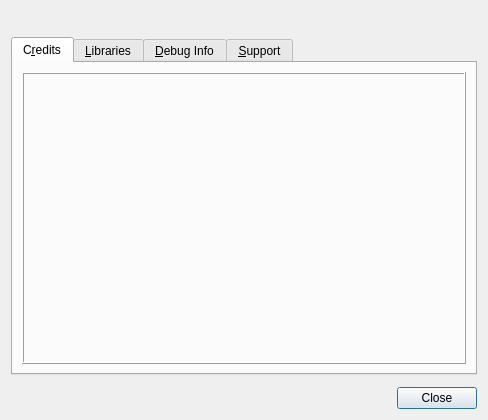
<?xml version="1.0" encoding="UTF-8"?>
<ui version="4.0">
 <class>AboutDialog</class>
 <widget class="QDialog" name="AboutDialog">
  <property name="geometry">
   <rect>
    <x>0</x>
    <y>0</y>
    <width>488</width>
    <height>420</height>
   </rect>
  </property>
  <property name="windowTitle">
   <string>About GCN MemCard Recover</string>
  </property>
  <layout class="QVBoxLayout" name="vboxDialog">
   <property name="spacing">
    <number>12</number>
   </property>
   <item>
    <layout class="QHBoxLayout" name="hboxPrgTitle" stretch="1,2">
     <item>
      <widget class="QLabel" name="lblMcRecoverLogo">
       <property name="sizePolicy">
        <sizepolicy hsizetype="Minimum" vsizetype="Minimum">
         <horstretch>0</horstretch>
         <verstretch>0</verstretch>
        </sizepolicy>
       </property>
       <property name="pixmap">
        <pixmap resource="../resources/mcrecover/mcrecover.qrc">:/mcrecover/128x128/mcrecover.png</pixmap>
       </property>
       <property name="alignment">
        <set>Qt::AlignCenter</set>
       </property>
      </widget>
     </item>
     <item>
      <widget class="QLabel" name="lblPrgTitle">
       <property name="alignment">
        <set>Qt::AlignCenter</set>
       </property>
       <property name="textInteractionFlags">
        <set>Qt::LinksAccessibleByKeyboard|Qt::LinksAccessibleByMouse|Qt::TextBrowserInteraction|Qt::TextSelectableByKeyboard|Qt::TextSelectableByMouse</set>
       </property>
      </widget>
     </item>
    </layout>
   </item>
   <item>
    <widget class="QTabWidget" name="tabWidget">
     <property name="currentIndex">
      <number>0</number>
     </property>
     <widget class="QWidget" name="tabCredits">
      <attribute name="title">
       <string>C&amp;redits</string>
      </attribute>
      <layout class="QVBoxLayout" name="vboxCreditsTab">
       <item>
        <widget class="QFrame" name="fraCredits">
         <property name="frameShape">
          <enum>QFrame::Box</enum>
         </property>
         <property name="frameShadow">
          <enum>QFrame::Raised</enum>
         </property>
         <layout class="QVBoxLayout" name="vboxCredits">
          <property name="margin">
           <number>8</number>
          </property>
          <item>
           <widget class="QLabel" name="lblCredits">
            <property name="alignment">
             <set>Qt::AlignLeading|Qt::AlignLeft|Qt::AlignTop</set>
            </property>
            <property name="wordWrap">
             <bool>true</bool>
            </property>
            <property name="openExternalLinks">
             <bool>true</bool>
            </property>
            <property name="textInteractionFlags">
             <set>Qt::LinksAccessibleByKeyboard|Qt::LinksAccessibleByMouse|Qt::TextBrowserInteraction|Qt::TextSelectableByKeyboard|Qt::TextSelectableByMouse</set>
            </property>
           </widget>
          </item>
         </layout>
        </widget>
       </item>
      </layout>
     </widget>
     <widget class="QWidget" name="tabLibraries">
      <attribute name="title">
       <string>&amp;Libraries</string>
      </attribute>
      <layout class="QVBoxLayout" name="vboxLibrariesTab">
       <item>
        <widget class="QFrame" name="fraLibraries">
         <property name="frameShape">
          <enum>QFrame::Box</enum>
         </property>
         <property name="frameShadow">
          <enum>QFrame::Raised</enum>
         </property>
         <layout class="QVBoxLayout" name="vboxLibraries">
          <property name="margin">
           <number>8</number>
          </property>
          <item>
           <widget class="QLabel" name="lblLibraries">
            <property name="alignment">
             <set>Qt::AlignLeading|Qt::AlignLeft|Qt::AlignTop</set>
            </property>
            <property name="openExternalLinks">
             <bool>true</bool>
            </property>
            <property name="textInteractionFlags">
             <set>Qt::LinksAccessibleByKeyboard|Qt::LinksAccessibleByMouse|Qt::TextBrowserInteraction|Qt::TextSelectableByKeyboard|Qt::TextSelectableByMouse</set>
            </property>
           </widget>
          </item>
         </layout>
        </widget>
       </item>
      </layout>
     </widget>
     <widget class="QWidget" name="tabDebugInfo">
      <attribute name="title">
       <string>&amp;Debug Info</string>
      </attribute>
      <layout class="QVBoxLayout" name="vboxDebugInfoTab">
       <item>
        <widget class="QFrame" name="fraDebugInfo">
         <property name="frameShape">
          <enum>QFrame::Box</enum>
         </property>
         <property name="frameShadow">
          <enum>QFrame::Raised</enum>
         </property>
         <layout class="QVBoxLayout" name="vboxDebugInfo">
          <property name="margin">
           <number>8</number>
          </property>
          <item>
           <widget class="QLabel" name="lblDebugInfo">
            <property name="alignment">
             <set>Qt::AlignLeading|Qt::AlignLeft|Qt::AlignTop</set>
            </property>
            <property name="openExternalLinks">
             <bool>true</bool>
            </property>
            <property name="textInteractionFlags">
             <set>Qt::LinksAccessibleByKeyboard|Qt::LinksAccessibleByMouse|Qt::TextBrowserInteraction|Qt::TextSelectableByKeyboard|Qt::TextSelectableByMouse</set>
            </property>
           </widget>
          </item>
         </layout>
        </widget>
       </item>
      </layout>
     </widget>
     <widget class="QWidget" name="tabSupport">
      <attribute name="title">
       <string>&amp;Support</string>
      </attribute>
      <layout class="QVBoxLayout" name="vboxSupportTab">
       <item>
        <widget class="QFrame" name="fraSupport">
         <property name="frameShape">
          <enum>QFrame::Box</enum>
         </property>
         <property name="frameShadow">
          <enum>QFrame::Raised</enum>
         </property>
         <layout class="QVBoxLayout" name="vboxSupport">
          <property name="margin">
           <number>8</number>
          </property>
          <item>
           <widget class="QLabel" name="lblSupport">
            <property name="alignment">
             <set>Qt::AlignLeading|Qt::AlignLeft|Qt::AlignTop</set>
            </property>
            <property name="wordWrap">
             <bool>true</bool>
            </property>
            <property name="openExternalLinks">
             <bool>true</bool>
            </property>
            <property name="textInteractionFlags">
             <set>Qt::LinksAccessibleByKeyboard|Qt::LinksAccessibleByMouse|Qt::TextBrowserInteraction|Qt::TextSelectableByKeyboard|Qt::TextSelectableByMouse</set>
            </property>
           </widget>
          </item>
         </layout>
        </widget>
       </item>
      </layout>
     </widget>
    </widget>
   </item>
   <item>
    <widget class="QDialogButtonBox" name="buttonBox">
     <property name="orientation">
      <enum>Qt::Horizontal</enum>
     </property>
     <property name="standardButtons">
      <set>QDialogButtonBox::Close</set>
     </property>
    </widget>
   </item>
  </layout>
 </widget>
 <resources>
  <include location="../resources/mcrecover/mcrecover.qrc"/>
  <include location="resources/mcrecover/mcrecover.qrc"/>
 </resources>
 <connections>
  <connection>
   <sender>buttonBox</sender>
   <signal>accepted()</signal>
   <receiver>AboutDialog</receiver>
   <slot>accept()</slot>
   <hints>
    <hint type="sourcelabel">
     <x>248</x>
     <y>254</y>
    </hint>
    <hint type="destinationlabel">
     <x>157</x>
     <y>274</y>
    </hint>
   </hints>
  </connection>
  <connection>
   <sender>buttonBox</sender>
   <signal>rejected()</signal>
   <receiver>AboutDialog</receiver>
   <slot>reject()</slot>
   <hints>
    <hint type="sourcelabel">
     <x>316</x>
     <y>260</y>
    </hint>
    <hint type="destinationlabel">
     <x>286</x>
     <y>274</y>
    </hint>
   </hints>
  </connection>
 </connections>
</ui>
